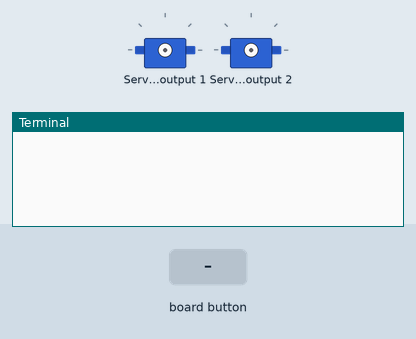
Recording of a program running on a simulated Raspberry Pi (BCM pin numbers). On the bench: 2 × servo, the last lines printed to the terminal. The test bench sets the inputs (shaded band). The buttons are places on the Blue Dot phone app; servo angles are drawn from the pulse width (0.5 ms = 0°, 2.5 ms = 180°).

Above: at 1.2 s.
1.3 s: button top pressed
At 2.4 s:
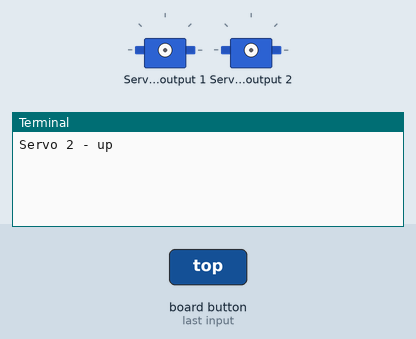
2.8 s: button bottom pressed
At 3.5 s:
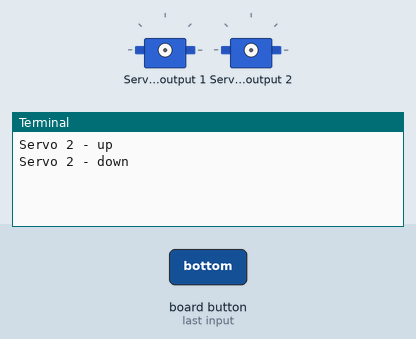
4.3 s: button left pressed
At 4.7 s:
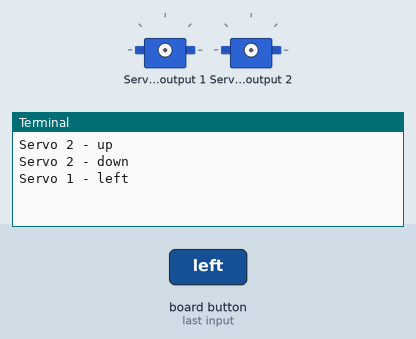
5.8 s: button right pressed
At 7.0 s:
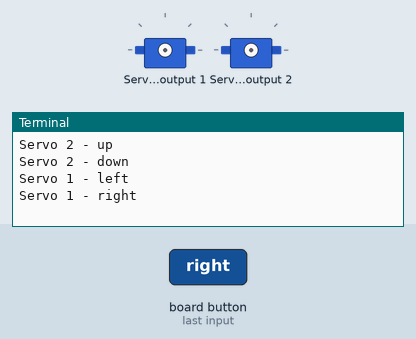

The program:

Servoblaster_bluedot.py
```python
from bluedot import BlueDot
from signal import pause
import os

# ServoBlaster installed and operational:
#   pi@CameraPi:~ $ cd ~/PiBits/ServoBlaster/user
#   pi@CameraPi:~/PiBits/ServoBlaster/user $ sudo ./servod
# Servo 1 (Pan) = GPIO pin 17
# Servo 2 (Tilt) = GPIO pin 18


def dpad(pos):
    if pos.top:
        command = 'echo 2=+10 > /dev/servoblaster'  # Move servo one incriment on button push
        os.system(command)
        print("Servo 2 - up")                       # Print button result in script window
    elif pos.bottom:
        command = 'echo 2=-10 > /dev/servoblaster'
        os.system(command)
        print("Servo 2 - down")
    elif pos.left:
        command = 'echo 1=+10 > /dev/servoblaster'
        os.system(command)
        print("Servo 1 - left")
    elif pos.right:
        command = 'echo 1=-10 > /dev/servoblaster'
        os.system(command)
        print("Servo 1 - right")
    elif pos.middle:
        command = 'echo 1=50% > /dev/servoblaster'  # Reset both servos to mid 'home' positions
        os.system(command)
        command = 'echo 2=50% > /dev/servoblaster'
        os.system(command)

bd = BlueDot()
bd.when_pressed = dpad
bd.when_moved = dpad        # Set button to work when moved not just pressed

pause()
```

Measured:
- after the input at 1.3 s, the terminal: prints a new line at once (image 1)
- after the input at 2.8 s, the terminal: prints a new line at once (image 2)
- after the input at 4.3 s, the terminal: prints a new line at once (image 3)
- after the input at 5.8 s, the terminal: prints a new line at once (image 4)
